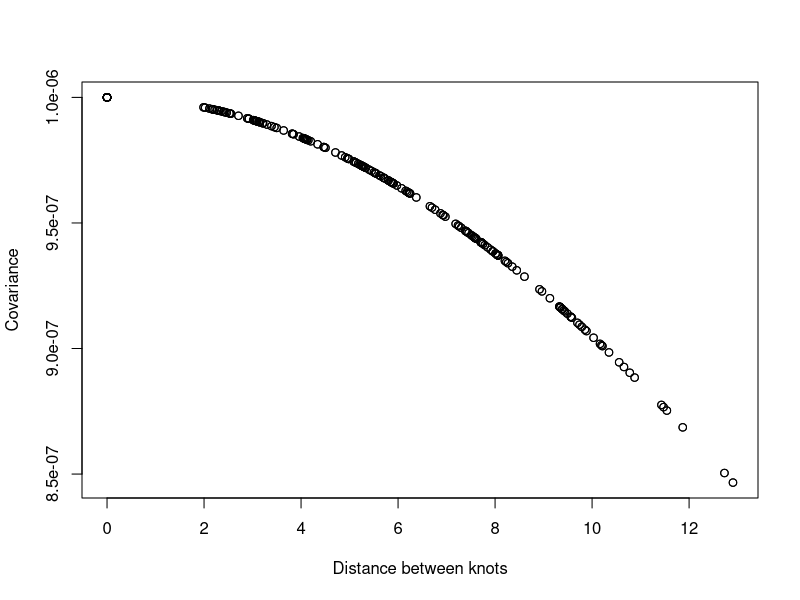
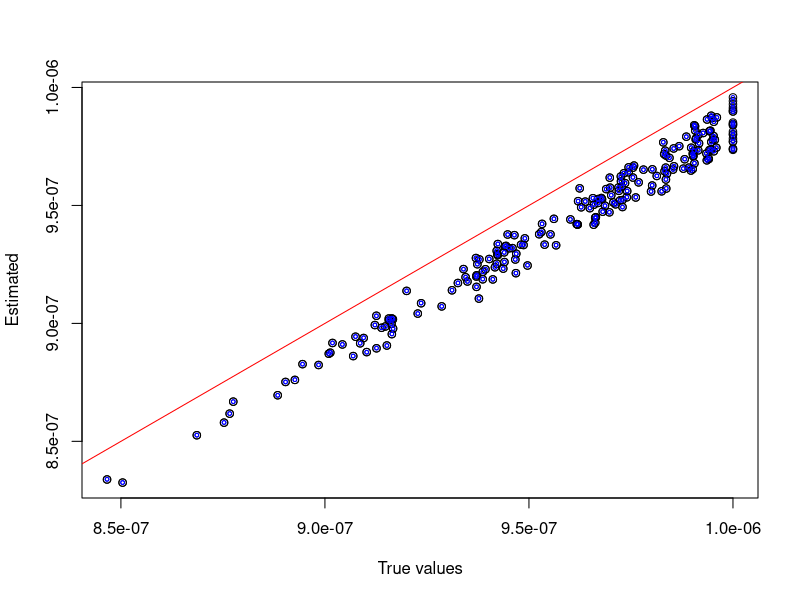

Recreate these plots in R, in order.
library(cluster)
library(mvtnorm)
library(MASS)

# Simulate data and grid
grid = as.matrix(expand.grid("lon" = seq(5,15,1), "lat" = seq(5,15,1)))
nLocs = dim(grid)[1]
nKnots = 20
knots = jitter(pam(grid,nKnots)$medoids)
distKnots = as.matrix(dist(knots))
distKnotsSq = distKnots^2 # squared distances
# note: shape parameter scaled to distance matrix
gp_scale = 0.001
sigma.norm = 0.001
corKnots = exp(-gp_scale*distKnotsSq)
Sigma.normal = corKnots * sigma.norm * sigma.norm

# Plot distance vs covariance
plot(distKnots, Sigma.normal, xlab="Distance between knots", ylab="Covariance")

# We'll replicate the knots a 2nd time, and use the projection equation to project to them. 
# This is a good comparison because the relative distances between them stays the same.
# Calculate distance from knots to grid
distAll = as.matrix(dist(rbind(knots, knots)))^2
distKnots21Sq = t(distAll[1:nKnots, -c(1:nKnots)])
Sigma21.normal = exp(-gp_scale*distKnots21Sq) * sigma.norm * sigma.norm

re.norm = rmvt(1, sigma = Sigma.normal, df = 6)
re.norm = re.norm-mean(re.norm)# Scale

# Generate a lot of random samples, and show that empirically,
# we can recover the covariance
sim.norm = rmvt(10000, sigma = Sigma.normal, df = 6)
estCov = cov.trob(sim.norm, cor = FALSE, center = TRUE, nu = 6)

plot(Sigma.normal, estCov$cov, xlab="True values", ylab = "Estimated")
abline(0,1,col="red")

# take inverse for projection
invSigmaKnots.norm = solve(Sigma.normal) 

# Project
proj.norm = t((Sigma21.normal %*% invSigmaKnots.norm) %*% t(sim.norm))

# Try to estimate covariance with cov.trob
sim.norm.proj = cov.trob(proj.norm, cor = FALSE, center = TRUE, nu = 6)
points(Sigma.normal, sim.norm.proj$cov, col="blue",cex=0.5)

